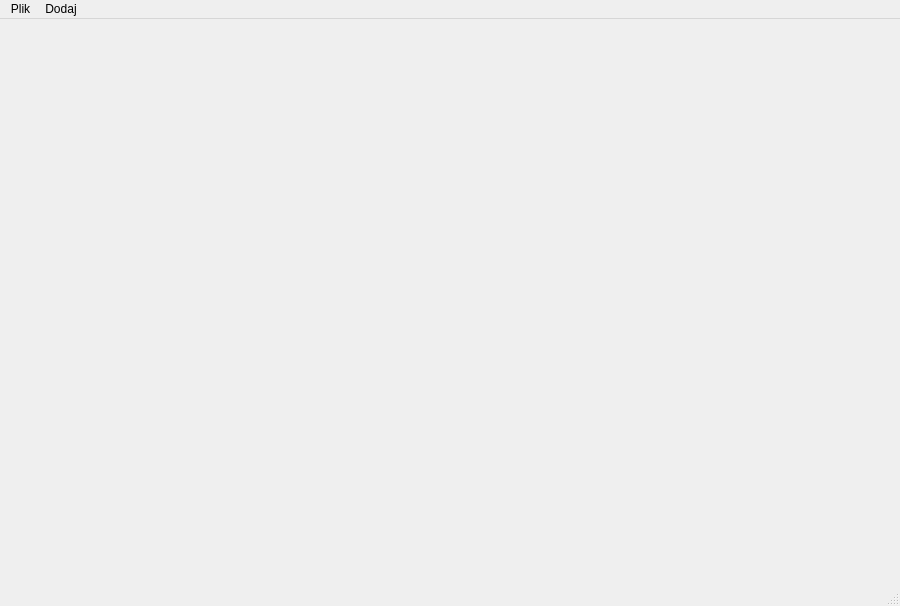
<?xml version="1.0" encoding="UTF-8"?>
<ui version="4.0">
 <class>MainWindow</class>
 <widget class="QMainWindow" name="MainWindow">
  <property name="geometry">
   <rect>
    <x>0</x>
    <y>0</y>
    <width>900</width>
    <height>606</height>
   </rect>
  </property>
  <property name="windowTitle">
   <string>MainWindow</string>
  </property>
  <widget class="QWidget" name="container">
   <layout class="QGridLayout" name="gridLayout_2"/>
  </widget>
  <widget class="QMenuBar" name="menubar">
   <property name="geometry">
    <rect>
     <x>0</x>
     <y>0</y>
     <width>900</width>
     <height>21</height>
    </rect>
   </property>
   <widget class="QMenu" name="menuPlik">
    <property name="title">
     <string>Plik</string>
    </property>
    <addaction name="actionOpen"/>
    <addaction name="actionSave"/>
    <addaction name="actionSaveAs"/>
   </widget>
   <widget class="QMenu" name="menuDodaj">
    <property name="title">
     <string>Dodaj</string>
    </property>
    <addaction name="actionAddCar"/>
    <addaction name="actionAddClient"/>
   </widget>
   <addaction name="menuPlik"/>
   <addaction name="menuDodaj"/>
  </widget>
  <widget class="QStatusBar" name="statusbar"/>
  <action name="actionOpen">
   <property name="text">
    <string>Otwórz</string>
   </property>
  </action>
  <action name="actionSave">
   <property name="text">
    <string>Zapisz</string>
   </property>
  </action>
  <action name="actionSaveAs">
   <property name="text">
    <string>Zapisz jako..</string>
   </property>
  </action>
  <action name="actionAddCar">
   <property name="text">
    <string>Dodaj samochód</string>
   </property>
  </action>
  <action name="actionAddClient">
   <property name="text">
    <string>Dodaj klienta</string>
   </property>
  </action>
 </widget>
 <resources/>
 <connections/>
</ui>
